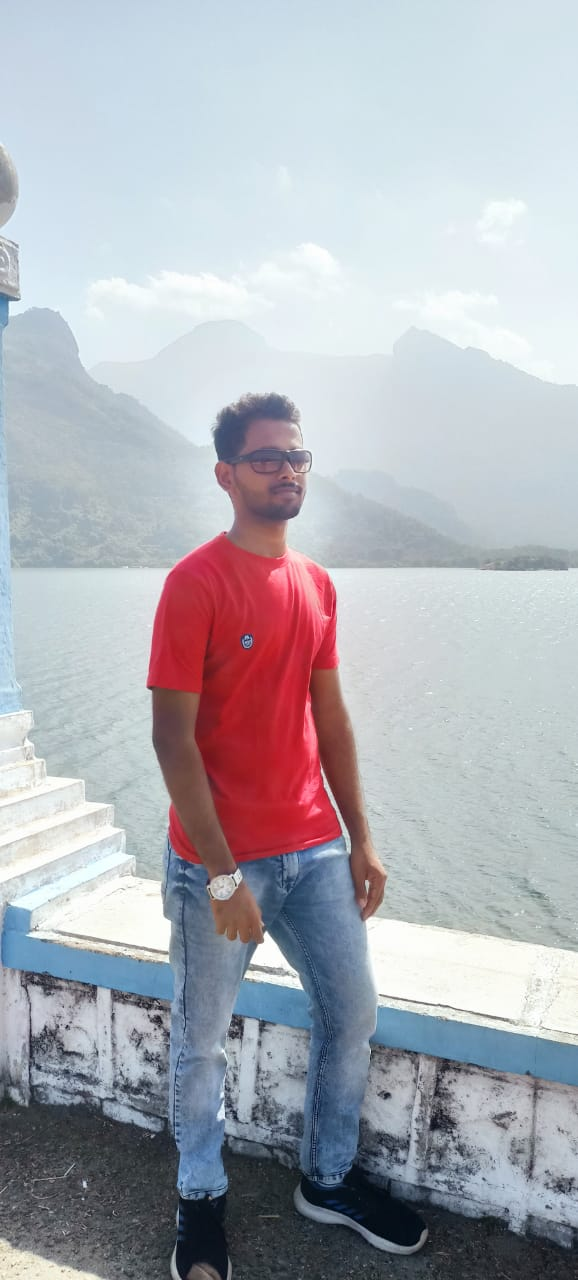
#> input picture Backend/app/image.jpg, 578 x 1280 px, found by its file name
$ python alterimg.py
#> lines starting #> are read from the running program, lines starting #| are printed output that depends on the picture
import cv2

image = cv2.imread('Images_upload\\image.jpg')
#> image is the input picture: shape (1280, 578, 3); mean B, G, R 183.4, 175.9, 174.8
reShape = cv2.resize(image, (545, 427))
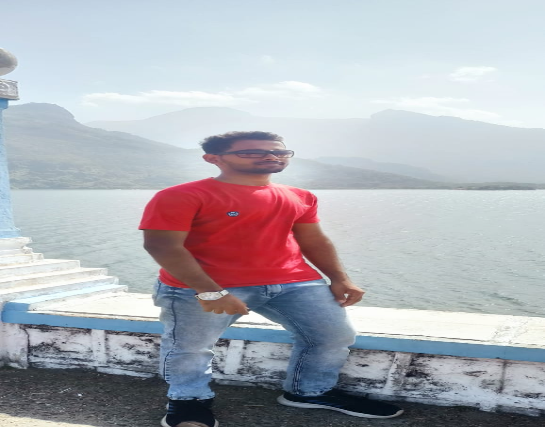
#> reShape: shape (427, 545, 3); mean B, G, R 183.3, 175.8, 174.7

alpha = 1
beta = 0

alter = cv2.convertScaleAbs(image, alpha  = alpha, beta = beta)

cv2.imshow('adjusted', alter[:,:,::])
cv2.waitKey()
cv2.destroyAllWindows()
